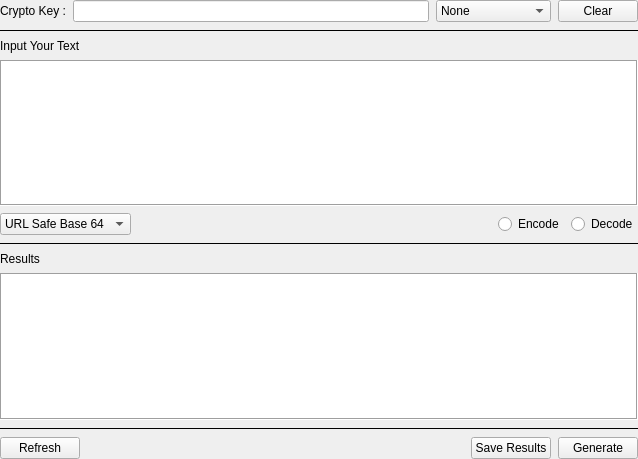
<?xml version="1.0" encoding="UTF-8"?>
<ui version="4.0">
 <class>Raw_Input</class>
 <widget class="QWidget" name="Raw_Input">
  <property name="geometry">
   <rect>
    <x>0</x>
    <y>0</y>
    <width>638</width>
    <height>459</height>
   </rect>
  </property>
  <property name="windowTitle">
   <string>Form</string>
  </property>
  <property name="locale">
   <locale language="English" country="UnitedStates"/>
  </property>
  <layout class="QVBoxLayout" name="verticalLayout">
   <property name="spacing">
    <number>7</number>
   </property>
   <property name="leftMargin">
    <number>0</number>
   </property>
   <property name="topMargin">
    <number>0</number>
   </property>
   <property name="rightMargin">
    <number>0</number>
   </property>
   <property name="bottomMargin">
    <number>0</number>
   </property>
   <item>
    <layout class="QHBoxLayout" name="horizontalLayout_9">
     <item>
      <widget class="QLabel" name="label_3">
       <property name="text">
        <string>Crypto Key :</string>
       </property>
      </widget>
     </item>
     <item>
      <widget class="QLineEdit" name="key_input">
       <property name="echoMode">
        <enum>QLineEdit::PasswordEchoOnEdit</enum>
       </property>
      </widget>
     </item>
     <item>
      <widget class="QComboBox" name="cmb_cipher_key">
       <property name="sizePolicy">
        <sizepolicy hsizetype="Preferred" vsizetype="Fixed">
         <horstretch>0</horstretch>
         <verstretch>0</verstretch>
        </sizepolicy>
       </property>
       <property name="minimumSize">
        <size>
         <width>115</width>
         <height>0</height>
        </size>
       </property>
       <item>
        <property name="text">
         <string>None</string>
        </property>
       </item>
       <item>
        <property name="text">
         <string>b64</string>
        </property>
       </item>
       <item>
        <property name="text">
         <string>ab64</string>
        </property>
       </item>
       <item>
        <property name="text">
         <string>mb64</string>
        </property>
       </item>
       <item>
        <property name="text">
         <string>eb64</string>
        </property>
       </item>
       <item>
        <property name="text">
         <string>lb64</string>
        </property>
       </item>
       <item>
        <property name="text">
         <string>rb64</string>
        </property>
       </item>
       <item>
        <property name="text">
         <string>rab64</string>
        </property>
       </item>
       <item>
        <property name="text">
         <string>rmb64</string>
        </property>
       </item>
       <item>
        <property name="text">
         <string>reb64</string>
        </property>
       </item>
       <item>
        <property name="text">
         <string>rlb64</string>
        </property>
       </item>
      </widget>
     </item>
     <item>
      <widget class="QPushButton" name="btn_clear_key">
       <property name="text">
        <string>Clear</string>
       </property>
      </widget>
     </item>
    </layout>
   </item>
   <item>
    <widget class="Line" name="line_9">
     <property name="frameShadow">
      <enum>QFrame::Plain</enum>
     </property>
     <property name="orientation">
      <enum>Qt::Horizontal</enum>
     </property>
    </widget>
   </item>
   <item>
    <widget class="QLabel" name="label">
     <property name="text">
      <string>Input Your Text</string>
     </property>
    </widget>
   </item>
   <item>
    <widget class="QPlainTextEdit" name="input_text">
     <property name="frameShape">
      <enum>QFrame::Box</enum>
     </property>
     <property name="frameShadow">
      <enum>QFrame::Sunken</enum>
     </property>
    </widget>
   </item>
   <item>
    <layout class="QHBoxLayout" name="horizontalLayout_8">
     <item>
      <widget class="QComboBox" name="cmb_cipher_method">
       <property name="sizePolicy">
        <sizepolicy hsizetype="Preferred" vsizetype="Fixed">
         <horstretch>0</horstretch>
         <verstretch>0</verstretch>
        </sizepolicy>
       </property>
       <property name="minimumSize">
        <size>
         <width>115</width>
         <height>0</height>
        </size>
       </property>
       <item>
        <property name="text">
         <string>URL Safe Base 64</string>
        </property>
       </item>
       <item>
        <property name="text">
         <string>ab64</string>
        </property>
       </item>
       <item>
        <property name="text">
         <string>mb64</string>
        </property>
       </item>
       <item>
        <property name="text">
         <string>eb64</string>
        </property>
       </item>
       <item>
        <property name="text">
         <string>lb64</string>
        </property>
       </item>
       <item>
        <property name="text">
         <string>rb64</string>
        </property>
       </item>
       <item>
        <property name="text">
         <string>rab64</string>
        </property>
       </item>
       <item>
        <property name="text">
         <string>rmb64</string>
        </property>
       </item>
       <item>
        <property name="text">
         <string>reb64</string>
        </property>
       </item>
       <item>
        <property name="text">
         <string>rlb64</string>
        </property>
       </item>
      </widget>
     </item>
     <item>
      <spacer name="horizontalSpacer_2">
       <property name="orientation">
        <enum>Qt::Horizontal</enum>
       </property>
       <property name="sizeHint" stdset="0">
        <size>
         <width>40</width>
         <height>20</height>
        </size>
       </property>
      </spacer>
     </item>
     <item>
      <widget class="QRadioButton" name="rdb_encode">
       <property name="text">
        <string>Encode</string>
       </property>
      </widget>
     </item>
     <item>
      <widget class="QRadioButton" name="rdb_decode">
       <property name="text">
        <string>Decode</string>
       </property>
      </widget>
     </item>
    </layout>
   </item>
   <item>
    <widget class="Line" name="line_7">
     <property name="frameShadow">
      <enum>QFrame::Plain</enum>
     </property>
     <property name="orientation">
      <enum>Qt::Horizontal</enum>
     </property>
    </widget>
   </item>
   <item>
    <widget class="QLabel" name="label_2">
     <property name="text">
      <string>Results</string>
     </property>
    </widget>
   </item>
   <item>
    <widget class="QPlainTextEdit" name="result_text">
     <property name="frameShape">
      <enum>QFrame::Box</enum>
     </property>
     <property name="frameShadow">
      <enum>QFrame::Sunken</enum>
     </property>
     <property name="undoRedoEnabled">
      <bool>false</bool>
     </property>
     <property name="readOnly">
      <bool>true</bool>
     </property>
    </widget>
   </item>
   <item>
    <widget class="Line" name="line_8">
     <property name="frameShadow">
      <enum>QFrame::Plain</enum>
     </property>
     <property name="orientation">
      <enum>Qt::Horizontal</enum>
     </property>
    </widget>
   </item>
   <item>
    <layout class="QHBoxLayout" name="horizontalLayout_7">
     <item>
      <widget class="QPushButton" name="btn_refresh">
       <property name="text">
        <string>Refresh</string>
       </property>
      </widget>
     </item>
     <item>
      <spacer name="horizontalSpacer">
       <property name="orientation">
        <enum>Qt::Horizontal</enum>
       </property>
       <property name="sizeHint" stdset="0">
        <size>
         <width>40</width>
         <height>20</height>
        </size>
       </property>
      </spacer>
     </item>
     <item>
      <widget class="QPushButton" name="btn_save">
       <property name="text">
        <string>Save Results</string>
       </property>
      </widget>
     </item>
     <item>
      <widget class="QPushButton" name="btn_generate">
       <property name="text">
        <string>Generate</string>
       </property>
      </widget>
     </item>
    </layout>
   </item>
  </layout>
 </widget>
 <resources/>
 <connections/>
</ui>
